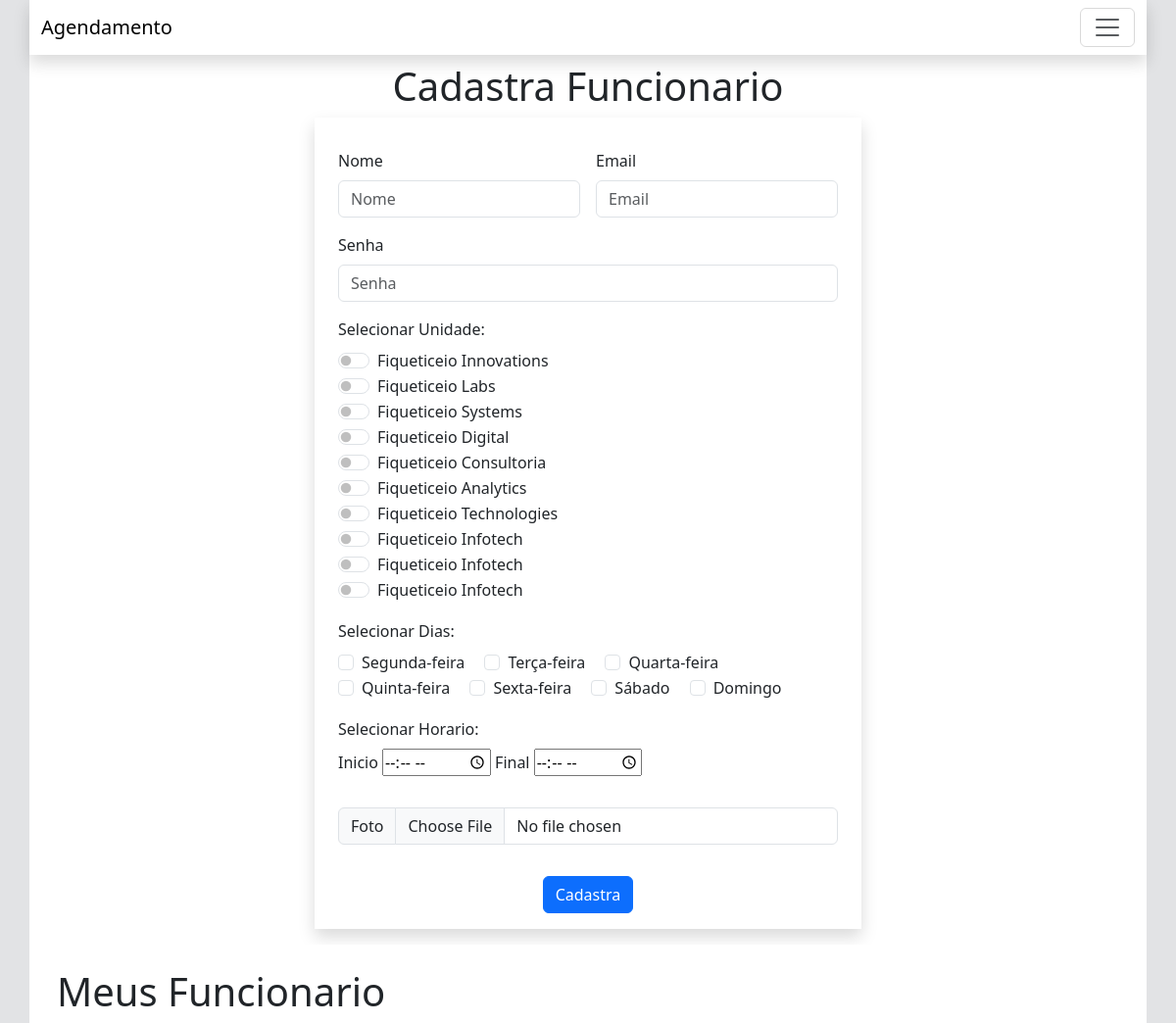
Before: /cadastrar-funcionario/ with the older database file.
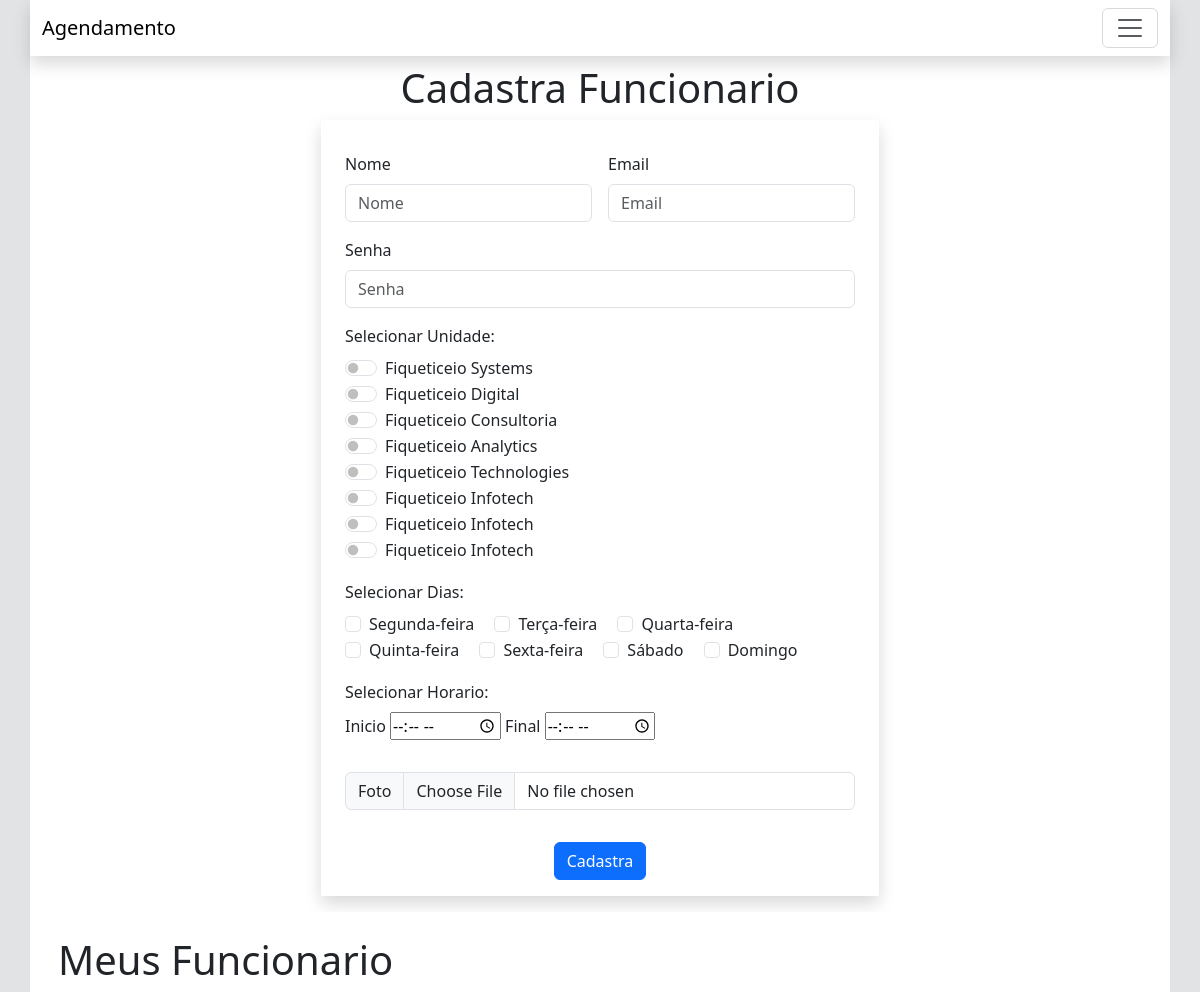
After: the same page with the newer database file.
### agenda/models.py (models this page shows)
class Empresa(models.Model):
    id = models.AutoField(primary_key=True)
    nome = models.CharField(max_length=200, blank=True, null=True)
    logradouro = models.CharField(max_length=200, blank=True, null=True)
    foto = models.ImageField(upload_to='imagens/', null=True, blank=True)
    descricao = models.CharField(max_length=200, blank=True, null=True)
    cep = models.CharField(max_length=200, blank=True, null=True)
    numero = models.CharField(max_length=200, blank=True, null=True)
    complemento = models.CharField(max_length=200, blank=True, null=True)
    status = models.BooleanField(default=True)
    gerente = models.ForeignKey(User, on_delete=models.SET_NULL, blank=True, null=True)
    cidade = models.ForeignKey(Cidade, on_delete=models.SET_NULL, blank=True, null=True)

class Dia(models.Model):
    id = models.AutoField(primary_key=True)
    nome = models.CharField(max_length=30)

### agenda/views.py (the view, shortened to what this page needs)
# urls.py: path('cadastrar-funcionario/', views.cadastrarFuncionario, name='cadastrarFuncionario'),
def cadastrarFuncionario(request):
    dias = models.Dia.objects.all()
    empresas = models.Empresa.objects.filter(gerente_id=request.user.pk, status=True)
    servicos = models.Servico.objects.filter(empresa_id__in=empresas, status=True)
    funcionarios = models.EmpresaFuncionario.objects.filter(empresa_id__in=empresas, funcionario__status=True)
    return render(request, 'agenda/cadastrar-funcionario.html', {
        'empresas': empresas,
        'dias': dias,
        'servicos': servicos,
        'funcionarios': funcionarios})

### agenda/templates/agenda/cadastrar-funcionario.html (shortened to what this page needs)
{% extends 'global/base.html' %}
{% load static %}
{% block 'head' %}
<link href="{% static 'agenda/css/login.css' %}" rel="stylesheet">
{% endblock 'head' %}
{% block 'conteudo' %}
{% include 'global/menu.html' %}
<section class="p-0 bg-secondary-subtle">
    <div class="container pb-3 h-100 bg-white">
        <h1 class="text-center pt-2">Cadastra Funcionario</h1>
        <form action="{% url 'agenda:cadastrarFuncionario' %}" method="POST" class="row g-3 w-50 m-auto p-3 shadow" enctype="multipart/form-data">
            <div class="col-md-6">
                <label for="nome" class="form-label">Nome</label>
                <input type="text" class="form-control" name="nome" id="nome" placeholder="Nome" required>
            </div>
            <div class="col-md-6">
                <label for="email" class="form-label">Email</label>
                <input type="email" class="form-control" id="email" name="email" placeholder="Email" required>
            </div>
            <div class="col-12">
                <label for="password" class="form-label">Senha</label>
                <input type="password" class="form-control" id="password" name="password" placeholder="Senha" required>
            </div>
            <div class="col-12">
                {% if empresas %}
                    <label class="form-label">Selecionar Unidade:</label>
                    {% for empresa in empresas %}
                        <div class="form-check form-switch">
                            <input class="form-check-input" type="checkbox" value="{{ empresa.pk }}" name="idEmpresa" role="switch" id="idEmpresa{{ empresa.pk }}">
                            <label class="form-check-label" for="idEmpresa{{ empresa.pk }}">{{ empresa.nome }}</label>
                        </div>
                    {% endfor %}
                {% endif %}
            </div>
            <div class="col-12">
                {% if dias %}
                <div>
                    <label class="form-label">Selecionar Dias:</label>
                </div>
                    {% for dia in dias %}
                        <div class="form-check form-check-inline">
                            <input class="form-check-input" type="checkbox" name="idDia" id="iddia{{ dia.pk }}" value="{{ dia.pk }}">
                            <label class="form-check-label" for="idDia{{ dia.pk }}">{{ dia.nome }}</label>
                        </div>
                    {% endfor %}
                {% endif %}
            </div>
            <div class="col-12">
                <div>
                    <label class="form-label">Selecionar Horario:</label>
                </div>
                <label class="" for="">Inicio</label>
                <input class="" type="time" name="horaInicial" id="horaInicial" required>
                <label class="" for="">Final</label>
                <input class="" type="time" name="horaFinal" id="horaFinal" required>
            </div>
            <div class="col-md-12">
                <div class="input-group mb-3">
                    <label class="input-group-text" for="foto">Foto</label>
                    <input type="file" class="form-control" name="foto" id="foto" required>
                </div>
            </div>
            <div class="col-12 d-flex justify-content-center">
                <button type="submit" class="btn btn-primary">Cadastra</button>
            </div>
        </form>
    </div>
    <div class="container pt-4 h-100 bg-white">
        <h1 class="ms-3">Meus Funcionario</h1>
    </div>
</section>
{% endblock 'conteudo' %}

Changed rows visible on the page:
no longer on this page (row edited): Empresa: nome "Fiqueticeio Innovations"
no longer on this page (row edited): Empresa: nome "Fiqueticeio Labs"
